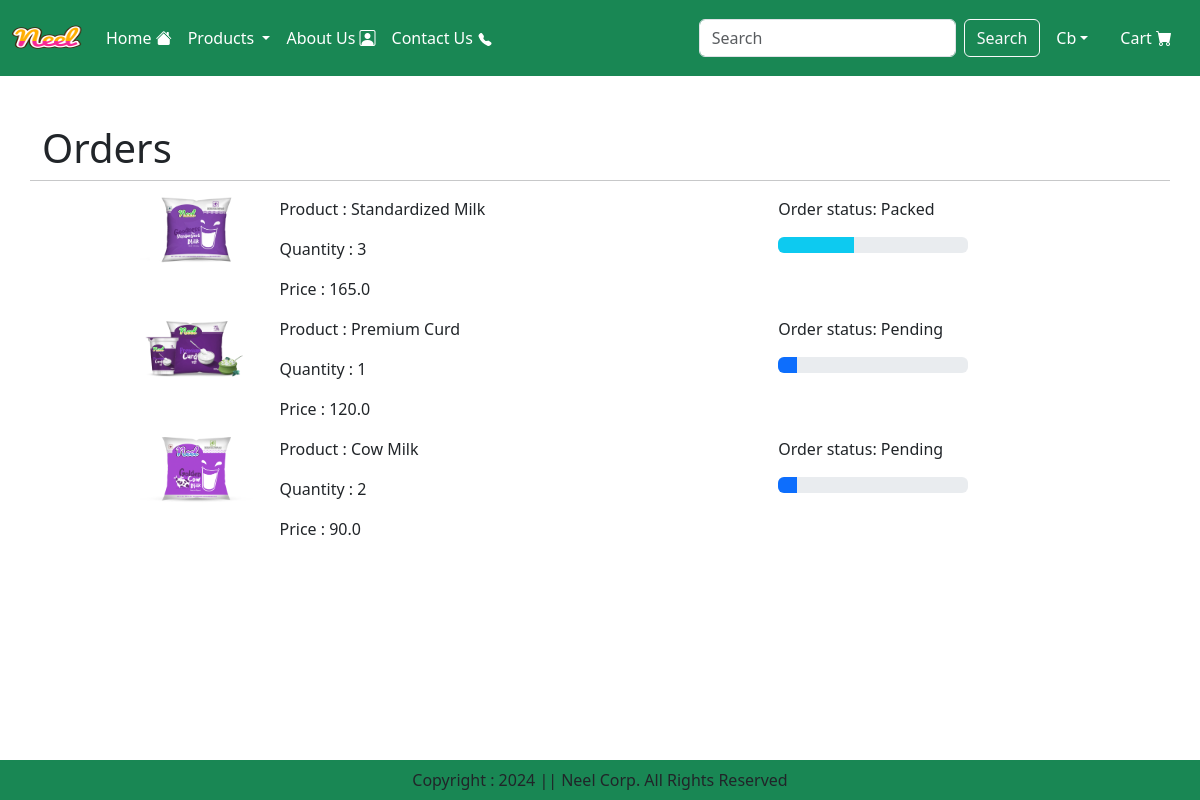
The app's page /orders/ (signed in) with its own data.
### app/models.py (models this page shows, shortened)
class OrderPlaced(models.Model):
    user = models.ForeignKey(User,on_delete=models.CASCADE)
    customer = models.ForeignKey(Customer,on_delete=models.CASCADE)
    product = models.ForeignKey(Product,on_delete=models.CASCADE)
    quantity = models.PositiveIntegerField(default=1)
    ordered_date =models.DateTimeField(auto_now_add=True)
    status = models.CharField(max_length=50,choices=STATUS_CHOICES,default='Pending')
    payment = models.ForeignKey(Payment,on_delete=models.CASCADE,default="")
    cust_id = models.PositiveSmallIntegerField()
    @property
    def total_cost(self):
        return self.quantity * self.product.discounted_price

class Product(models.Model):
    title = models.CharField( max_length=100)
    selling_price = models.FloatField()
    discounted_price = models.FloatField()
    description = models.TextField()
    composition = models.TextField()
    prodapp = models.TextField(default='')
    category = models.CharField(choices=CATEGORY_CHOICES, max_length=2)
    product_image = models.ImageField(upload_to='product',null=True)

### app/views.py (the view)
# urls.py: path("orders/",orders,name='orders'),
@login_required
def orders(request):
    cartitem = cart_num(request)
    order_placed = OrderPlaced.objects.filter(user=request.user)
    return render(request,"orders.html",locals())

### app/views.py (called while the page is built)
def cart_num(request)->int:
    if request.user.is_authenticated:
        return  len(Cart.objects.filter(user=request.user))

### app/templates/orders.html (shortened to what this page needs)
{% extends "base.html" %}
{% load static %}
{% block main %}
<div class="container my-5">
    <div class="row">
        <h1>Orders</h1>
        <hr>
        {% if order_placed %}
        <div class="col-sm-9 offset-sm-1">
            {% for op in order_placed %}
            <div class="row">
                <div class="col-sm-2">
                    <img src="{{op.product.product_image.url}}" class="img-fluid" height="200" width="200" alt=""/>
                </div>
                <div class="col-sm-7">
                    <p>Product : {{op.product.title}}</p>
                    <p>Quantity : {{op.quantity}}</p>
                    <p>Price : {{op.total_cost}}</p>
                </div>
                <div class="col-sm-3">
                    <p>Order status: {{op.status}}</p>
                    {% if  op.status == 'Pending' %}
                        <div class="progress">
                            <div class="progress-bar" role="progressbar" style="width: 10%;" aria-valuenow="10" aria-valuemin="0" aria-valuemax="100"></div>
                        </div>
                    {% endif %}
                    {% if  op.status == 'Packed' %}
                        <div class="progress">
                            <div class="progress-bar bg-info" role="progressbar" style="width: 40%;" aria-valuenow="40" aria-valuemin="0" aria-valuemax="100"></div>
                        </div>
                    {% endif %}
                </div>
            </div>
            {% endfor %}
        </div>
        {% else %}
        <h1 class="text-center mb-5">No Orders</h1>
        {% endif %}
    </div>
</div>
{% endblock main %}

### app/templates/base.html (shortened to what this page needs)
{% load static %}
<!DOCTYPE html>
<html lang="en">
  <head>
    <link rel="stylesheet" href="https://cdn.jsdelivr.net/npm/bootstrap-icons@1.11.3/font/bootstrap-icons.min.css">
    <link
      href="https://cdn.jsdelivr.net/npm/bootstrap@5.3.3/dist/css/bootstrap.min.css"
      rel="stylesheet"
    />
    <link rel="stylesheet" href="{% static "css/owl.carousel.min.css" %}">
    <link rel="stylesheet" href="{% static "css/all.min.css" %}">
    <link rel="stylesheet" href="{% static "css/style.css" %}">
  </head>
  <body>
     <nav class="navbar navbar-expand-lg navbar-dark bg-success">
      <div class="container-fluid">
        <a class="navbar-brand" href=""><img src="{% static "images/neel.png" %}" width="70" height="50" alt=""> </a>
        <div class="collapse navbar-collapse" id="navbarSupportedContent">
          <ul class="navbar-nav me-auto mb-2 mb-lg-0">
            <li class="nav-item">
              <a class="nav-link active" aria-current="page" href="/">Home <i class="bi bi-house-fill"></i></a>
            </li>
            <li class="nav-item dropdown ">
              <a class="nav-link dropdown-toggle text-white" href="#" role="button" data-bs-toggle="dropdown" aria-expanded="false">
                Products
              </a>
            </li>
            <li class="nav-item">
              <a class="nav-link text-white" href="{% url 'about'%}"> About Us <i class="bi bi-person-square"></i></a>
            </li>
            <li class="nav-item">
              <a class="nav-link text-white" href="{% url 'contact'%}">Contact Us </a>
            </li>
          </ul>
          <form class="d-flex" role="search" action="/search">
            <input class="form-control me-2" name="search" type="search" placeholder="Search" aria-label="Search">
            <button class="btn btn-outline-light" type="submit">Search</button>
          </form>
        </div>
          <ul class="navbar-nav  me-auto mb-2 mb-lg-0">
            {% if request.user.is_authenticated %}
            <li class="nav-item dropdown mx-2">
              <a class="nav-link dropdown-toggle text-white" href="#" id="profileDropdown" role="button" data-bs-toggle="dropdown"
               aria-expanded="false">{{request.user.username|capfirst}}</a>
            </li>
            <li class="nav-item mx-2">
              <a href="{% url "showcart" %}" class="nav-link text-white">Cart <i class="bi bi-cart-fill"></i>
              </a>
            </li>
            {% endif %}
          </ul>
      </div>
    </nav>
    {% block main %}{% endblock main %}
    <footer class="container-fluid fixed-bottom bg-success text-center p-2 mt-5">
      Copyright : 2024 || Neel Corp. All Rights Reserved
    </footer>
  </body>
</html>

### records on screen
OrderPlaced: product.product_image (picture), product "Standardized Milk", quantity "3", total_cost "165.0", status "Packed"
OrderPlaced: product.product_image (picture), product "Premium Curd", quantity "1", total_cost "120.0", status "Pending"
OrderPlaced: product.product_image (picture), product "Cow Milk", quantity "2", total_cost "90.0", status "Pending"

### other values on screen
{{ request.user.username|capfirst }} "Cb"
